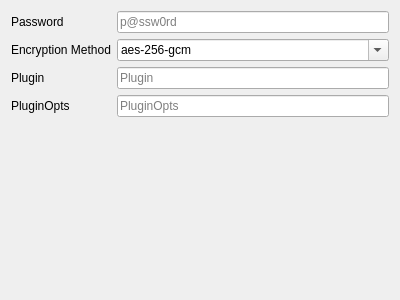
<?xml version="1.0" encoding="UTF-8"?>
<ui version="4.0">
 <class>shadowsocksOutEditor</class>
 <widget class="QWidget" name="shadowsocksOutEditor">
  <property name="geometry">
   <rect>
    <x>0</x>
    <y>0</y>
    <width>400</width>
    <height>300</height>
   </rect>
  </property>
  <property name="windowTitle">
   <string>Form</string>
  </property>
  <layout class="QFormLayout" name="formLayout">
   <item row="0" column="0">
    <widget class="QLabel" name="label_22">
     <property name="text">
      <string>Password</string>
     </property>
    </widget>
   </item>
   <item row="0" column="1">
    <widget class="QLineEdit" name="ss_passwordTxt">
     <property name="placeholderText">
      <string notr="true">p@ssw0rd</string>
     </property>
    </widget>
   </item>
   <item row="1" column="0">
    <widget class="QLabel" name="label_14">
     <property name="text">
      <string>Encryption Method</string>
     </property>
    </widget>
   </item>
   <item row="1" column="1">
    <widget class="QComboBox" name="ss_encryptionMethod">
     <property name="sizePolicy">
      <sizepolicy hsizetype="Expanding" vsizetype="Fixed">
       <horstretch>0</horstretch>
       <verstretch>0</verstretch>
      </sizepolicy>
     </property>
     <property name="editable">
      <bool>true</bool>
     </property>
     <item>
      <property name="text">
       <string notr="true">aes-256-gcm</string>
      </property>
     </item>
     <item>
      <property name="text">
       <string notr="true">aes-128-gcm</string>
      </property>
     </item>
     <item>
      <property name="text">
       <string notr="true">chacha20-ietf-poly1305</string>
      </property>
     </item>
    </widget>
   </item>
   <item row="2" column="0">
    <widget class="QLabel" name="label_23">
     <property name="text">
      <string>Plugin</string>
     </property>
    </widget>
   </item>
   <item row="2" column="1">
    <widget class="QLineEdit" name="ss_pluginTxt">
     <property name="placeholderText">
      <string notr="true">Plugin</string>
     </property>
    </widget>
   </item>
   <item row="3" column="0">
    <widget class="QLabel" name="label_24">
     <property name="text">
      <string>PluginOpts</string>
     </property>
    </widget>
   </item>
   <item row="3" column="1">
    <widget class="QLineEdit" name="ss_pluginOptsTxt">
     <property name="placeholderText">
      <string notr="true">PluginOpts</string>
     </property>
    </widget>
   </item>
  </layout>
 </widget>
 <resources/>
 <connections/>
</ui>
